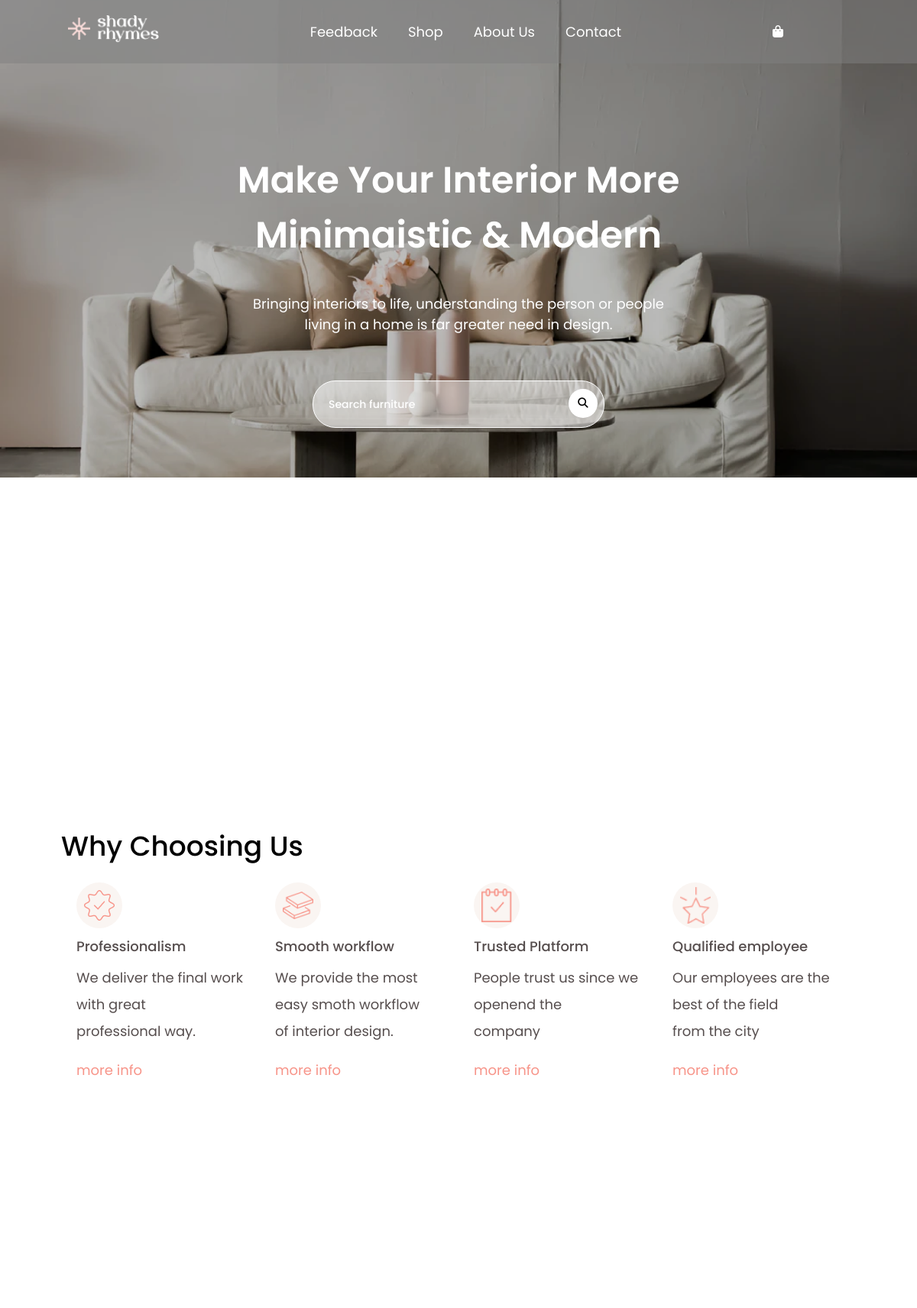
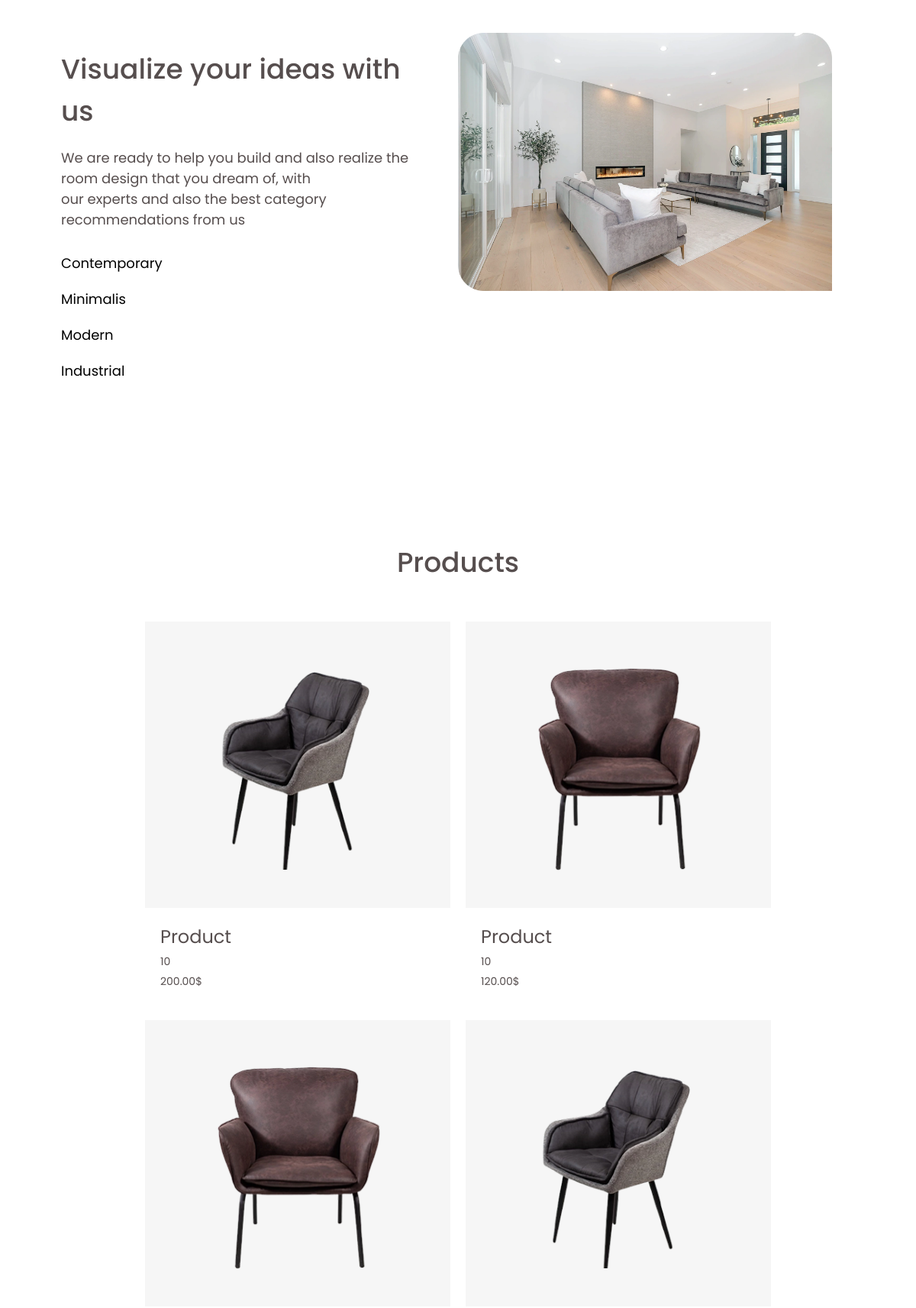
The page / (upper part) on the database its author committed (2 pictures, top to bottom).
### apps/core/models.py (models this page shows, shortened)
class Category(models.Model):
    name = models.CharField(max_length=100)
    slugify = models.SlugField(unique=True, blank=True)

class Product(models.Model):
    category = models.ForeignKey(Category, on_delete=models.DO_NOTHING, null=True, blank=True)
    name = models.CharField(max_length=100)
    description = models.TextField(null=True, blank=True)
    price = models.DecimalField(max_digits=10, decimal_places=2)
    image = models.ImageField(upload_to='images/')
    rating = models.PositiveSmallIntegerField(validators=[MaxValueValidator(Decimal("10"))])
    is_active = models.BooleanField(default=True)
    created_at = models.DateTimeField(auto_now_add=True)
    slugify = models.SlugField(unique=True, blank=True)

### apps/core/views.py (the view, shortened to what this page needs)
class HomeView(TemplateView):
    template_name = 'core/home.html'
    def get_context_data(self, **kwargs):
        ctx = super().get_context_data(**kwargs)
        qs = Product.objects.all()
        ids1 = list(qs.values_list("id", flat=True)[:200])
        random_ids = random.sample(ids1, min(len(ids1), 4)) if ids1 else []
        random_obj = list(
            Product.objects.filter(id__in=random_ids)
        )
        random_obj.sort(key=lambda x: random_ids.index(x.id))
        ctx = super().get_context_data(**kwargs)
        qs = Category.objects.all()
        ids2 = list(qs.values_list("id", flat=True)[:200])
        random_ids2 = random.sample(ids2, min(len(ids2), 4)) if ids2 else []
        random_cat = list(
            Category.objects.filter(id__in=random_ids2)
        )
        random_cat.sort(key=lambda x: random_ids2.index(x.id))
        ctx = super().get_context_data(**kwargs)
        qs = Feedback.objects.all()
        ids3 = list(qs.values_list("id", flat=True)[:200])
        random_ids3 = random.sample(ids3, min(len(ids3), 3)) if ids3 else []
        random_com = list(
            Feedback.objects.filter(id__in=random_ids3)
        )
        random_com.sort(key=lambda x: random_ids3.index(x.id))
        ctx["random_com"] = random_com
        ctx["random_cat"] = random_cat
        ctx["random_obj"] = random_obj
        return ctx

### template/core/home.html (shortened to what this page needs)
{% extends 'base.html' %}
{% load static %}
{% block content %}
<img src="{% static '/imgs/bg-1.png' %}" class="header_bg">
<section class="header_section">
    <div class="header_container">
        <h1 class="header_title">Make Your Interior More <br> Minimaistic & Modern</h1>
        <p class="header_subtitle">Bringing interiors to life, understanding the person or people <br> living in a home is far greater need in design.</p>
        <form class="search_form" method="post">
                    <input class="searh_input" type="text" name="" id="" placeholder="Search furniture">
            <button class="search_btn"><i class="fa-solid fa-magnifying-glass"></i></button>
        </form>
    </div>
</section>
<section class="reasons">
    <h1 class="reasons_title">Why Choosing Us</h1>
    <ul class="reasons_list">
        <li class="reasons_item">
            <div class="reason_img_container">
                <img class="reason_img" src="{% static '/imgs/rason-1.png' %}" alt="">
            </div>
            <h1 class="reason_title">Professionalism</h1>
            <p class="reason_subtitle">We deliver the final work with great <br> professional way.</p>
            <a class="reason_link" href="">more info</a>
        </li>
        <li class="reasons_item">
            <div class="reason_img_container">
                <img class="reason_img" src="{% static '/imgs/rason-2.png' %}" alt="">
            </div>
            <h1 class="reason_title">Smooth workflow</h1>
            <p class="reason_subtitle">We provide the most easy smoth workflow <br> of interior design.</p>
            <a class="reason_link" href="">more info</a>
        </li>
        <li class="reasons_item">
            <div class="reason_img_container">
                <img class="reason_img" src="{% static '/imgs/rason-3.png' %}" alt="">
            </div>
            <h1 class="reason_title">Trusted Platform</h1>
            <p class="reason_subtitle">People trust us since we openend the <br> company</p>
            <a class="reason_link" href="">more info</a>
        </li>
        <li class="reasons_item">
            <div class="reason_img_container">
                <img class="reason_img" src="{% static '/imgs/rason-4.png' %}" alt="">
            </div>
            <h1 class="reason_title">Qualified employee</h1>
            <p class="reason_subtitle">Our employees are the best of the field <br> from the city</p>
            <a class="reason_link" href="">more info</a>
        </li>
    </ul>
</section>
<section class="categories">
    <div class="first_catigories_half">
        <h1 class="category_title">Visualize your ideas with us</h1>
        <p class="category_subtitle">We are ready to help you build and also realize the room design that you dream of, with <br> our experts and also the best category recommendations from us</p>
        <div class="random_catigories">
            {% for i in random_cat %}
                <a href="" class="category_name">{{ i.name }}</a>
            {% empty %}
                <p class="category_name">There's no categories yet</p>
            {% endfor %}
        </div>
    </div>
    <div class="second_category_half">
        <img class="second_half_img" src="{% static '/imgs/category.png' %}" alt="">
    </div>
</section>
<section class="products_section">
    <h1 class="products_section_title">Products</h1>
    <ul class="products_list">
        {% for i in random_obj %}
            <li class="products_item">
                <a href="{% url 'core:product_detail' i.slugify %}">
                    <div class="products_img_container">
                        <img class="products_image" src="{{i.image.url}}" alt="{{i.image.url}}">
                    </div>
                    <div class="products_content">
                        <h1 class="products_name">{{i.name}}</h1>
                        <p class="products_data">{{i.rating}}</p>
                        <p class="products_data">{{i.price}}$</p>
                    </div>
                </a>
            </li>
        {% empty %}
            <p>There isn't any products yet</p>
        {% endfor %}
    </ul>
</section>
{% endblock content %}

### static/style/style.css (style rules this page uses)
* { color: black; text-decoration: none; list-style-type: none; border: none; margin: 0; padding: 0; font-family: "Poppins", sans-serif; }
.header_bg { width: 100%; height: auto; position: absolute; z-index: -10; }
.header_section { text-align: center; padding: 200px 80px; }
.header_title { font-weight: 600; font-size: 48px; color: white; }
.header_subtitle { font-weight: 400; font-size: 18px; color: white; padding: 40px 0; }
.search_form { position: relative; display: inline-block; margin: 20px 0; }
.searh_input { color: white; font-weight: 500; font-size: 14px; padding: 0 20px; width: 340px; height: 60px; background-color: rgba(255, 255, 255, 0.5); border-radius: 30px; border: 1px solid white; }
.searh_input::placeholder { color: white; }
.search_btn { width: 38px; height: 38px; border-radius: 50px; background-color: white; position: absolute; top: 11px; right: 9px; }
.reasons { margin: 300px 80px; }
.reasons_title { font-size: 36px; font-weight: 500; }
.reasons_list { display: flex; }
.reasons_item { padding: 20px 20px; width: 425px; height: 280px; }
.reason_img_container { width: 60px; height: 60px; display: flex; align-items: center; justify-content: center; background-color: #FAF5F2; border-radius: 50px; }
.reason_img { width: 40px; height: auto; }
.reason_title { margin: 10px 0; color: #564E4E; font-size: 18px; font-weight: 500; }
.reason_subtitle { line-height: 35px; color: #564E4E; font-size: 18px; font-weight: 400; margin-bottom: 20px; }
.reason_link { color: #F79489; font-size: 18px; font-weight: 400; }
.categories { margin: 200px 80px; display: flex; }
.first_catigories_half { width: 50%; display: inline-block; }
.category_title { color: #564E4E; font-size: 36px; font-weight: 500; margin: 20px 0; }
.category_subtitle { color: #564E4E; font-weight: 400; font-size: 18px; margin-bottom: 20px; }
.random_catigories { display: flex; flex-direction: column; }
.category_name { color: black; font-size: 18px; font-weight: 400; padding: 10px 0; }
.second_category_half { padding: 0 30px; width: 50%; }
.second_half_img { width: 100%; height: auto; }
.products_section { text-align: center; margin: 0 80px; }
.products_section_title { font-size: 36px; font-weight: 500; color: #564E4E; margin-bottom: 40px; }
.products_list { display: flex; flex-wrap: wrap; justify-content: center; }
.products_item { padding: 10px 10px; }
.products_img_container { display: flex; width: 400px; height: 375px; background-color: #F6F6F6; justify-content: center; align-items: center; }
.products_image { width: 250px; height: auto; }
.products_content { padding: 20px 20px; text-align: left; }
.products_name { font-weight: 400; size: 18px; color: #564E4E; }
.products_data { padding-top: 5px; font-weight: 400; font-size: 14px; color: #564E4E; }

### rows shown on the page
Category: name "Contemporary"
Category: name "Minimalis"
Category: name "Modern"
Category: name "Industrial"
Product: image (picture), name "Product", rating "10", price "200.00"
Product: image (picture), name "Product", rating "10", price "120.00"
Product: image (picture)
Product: image (picture)
